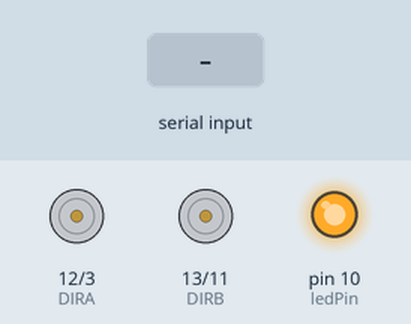
Simulated run of this sketch. Board: Arduino Uno, built with avr-gcc and run on an emulated ATmega328P. Shown: direction and speed pins drawn as motors (green arrow = direction pin HIGH = forward, orange = LOW = backward, longer = more drive), output pins drawn as LEDs (lit = HIGH). Inputs (shaded band) come from the test bench. What the sketch prints to the serial monitor is not drawn.

Above: at 1.2 s.
1.3 s: "z90\n" received over Serial
At 2.1 s:
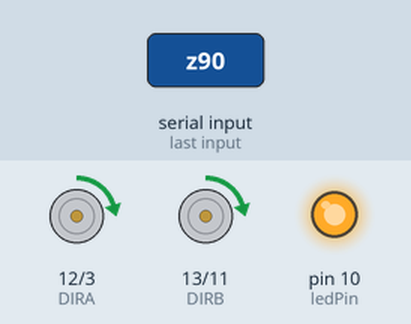
2.9 s: "200\n" received over Serial
At 3.9 s:
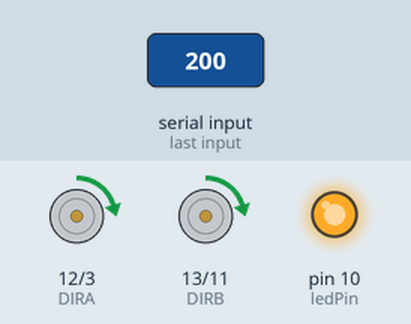
4.4 s: "30,150\n" received over Serial
6.1 s: "q90\n" received over Serial
At 7.4 s:
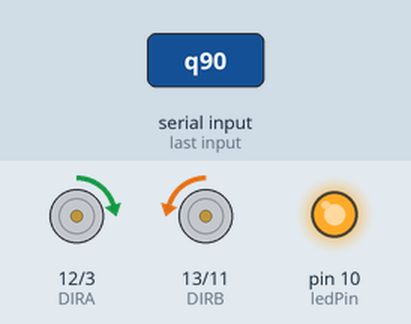
7.7 s: "q,45\n" received over Serial
At 9.0 s:
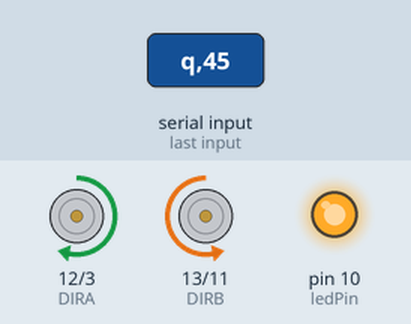
9.3 s: "s90\n" received over Serial
At 9.9 s:
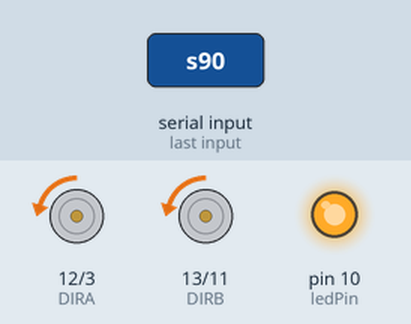
Timing chart, 0 to 11.9 s (numbered marks = the images above; inputs shaded):
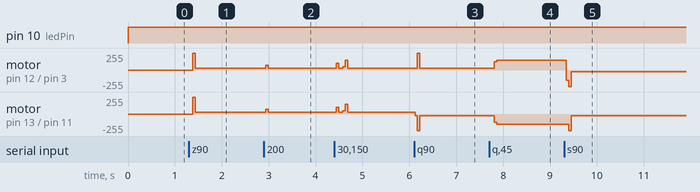

The sketch:

codigo_protocolo_motor.ino
```cpp
//Pins
const int DIRA = 12; //Connect on Pin 12
const int PWMA = 3; //Connect on Pin 3
const int DIRB = 13; //Connect on Pin 13
const int PWMB = 11; //Connect on Pin 11
const int ledPin = 10;
//Communication protocol checking variables

//Action variables
char action = 0;
char power = 0;
char income = 0;

void setup() {
  pinMode(ledPin, OUTPUT);
  pinMode(DIRA,OUTPUT);
  pinMode(PWMA,OUTPUT);
  pinMode(DIRB,OUTPUT);
  pinMode(PWMB,OUTPUT);

  Serial.begin(9600);

  Serial.println("SETUP OK");


}

void loop(){
  digitalWrite(ledPin, HIGH);

  Serial.print("action = ");
  Serial.println(action);
  Serial.print("power = ");
  Serial.println((byte)power);
  Serial.println("-----");

  if ( Serial.available() > 0 ){
    income = Serial.read();


   if(income == 'z' || income == 'q' || income == 's' || income == 'd' || income == 'a'){
      action = income;
      Serial.println("ACTION CHECKED!!!");
   }
    else if(income >= '0' && income <= '9'){
      power = income;
      power = (power - '0')*25 + 25;
      Serial.println("POWER CHECKED!!!");
    }
  }

  switch (action){
    case 'a':
      digitalWrite(DIRA,LOW);
      analogWrite(PWMA,0);
      digitalWrite(DIRB,LOW);
      analogWrite(PWMB,0);
      break;

    case 'z':
      digitalWrite(DIRA,HIGH);
      analogWrite(PWMA,power);
      digitalWrite(DIRB,HIGH);
      analogWrite(PWMB,power);
      break;

    case 'q':
      digitalWrite(DIRA,HIGH);
      analogWrite(PWMA,power);
      digitalWrite(DIRB,LOW);
      analogWrite(PWMB,power);
      break;

    case 's':
      digitalWrite(DIRA,LOW);
      analogWrite(PWMA,power);
      digitalWrite(DIRB,LOW);
      analogWrite(PWMB,power);
      break;

    case 'd':
      digitalWrite(DIRA,LOW);
      analogWrite(PWMA,power);
      digitalWrite(DIRB,HIGH);
      analogWrite(PWMB,power);
      break;

    default:
      break;
  }

  delay(10);
}
```

Measured:
- after the input at 1.3 s, motor on pin 12 (DIRA) / pin 3 (PWMA), motor on pin 13 (DIRB) / pin 11 (PWMB): stopped → forward 25/255 after 0.09 s
- after the input at 2.9 s, motor on pin 12 (DIRA) / pin 3 (PWMA), motor on pin 13 (DIRB) / pin 11 (PWMB): forward 25/255 → forward 75/255 at once, → forward 25/255 0.05 s later
- after the input at 6.1 s, motor on pin 12 (DIRA) / pin 3 (PWMA): forward 25/255 → forward 250/255 after 0.07 s, → forward 25/255 0.05 s later; motor on pin 13 (DIRB) / pin 11 (PWMB): forward 25/255 → backward 25/255 at once
- after the input at 7.7 s, motor on pin 12 (DIRA) / pin 3 (PWMA): forward 25/255 → forward 150/255 after 0.11 s; motor on pin 13 (DIRB) / pin 11 (PWMB): backward 25/255 → backward 150/255 after 0.11 s
- after the input at 9.3 s, motor on pin 12 (DIRA) / pin 3 (PWMA): forward 150/255 → backward 25/255 after 0.05 s; motor on pin 13 (DIRB) / pin 11 (PWMB): backward 150/255 → backward 25/255 after 0.10 s
